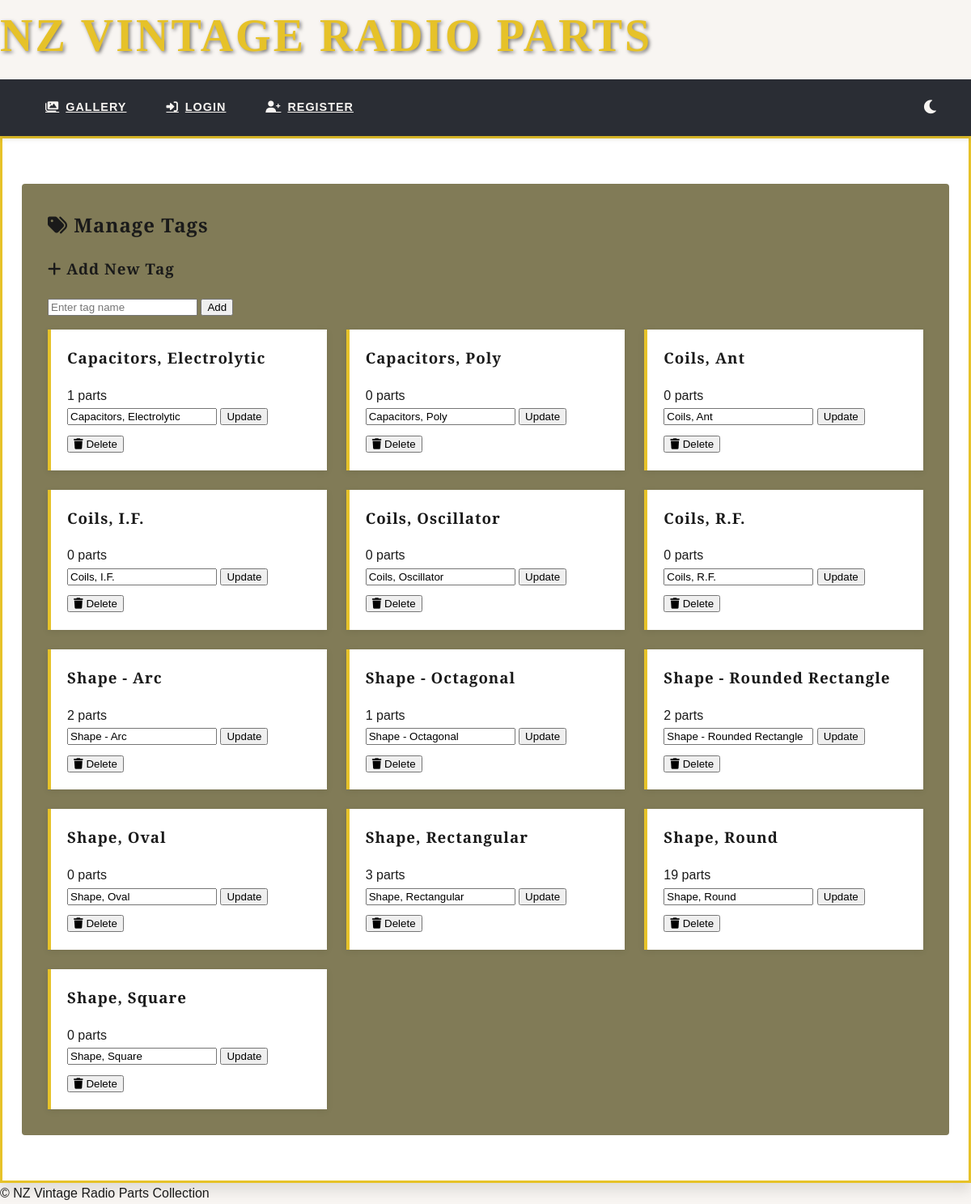
/tags/manage, run on the app's committed database.
### app/models.py (models this page shows, shortened)
class Tag(db.Model):
    __tablename__ = 'Tag'
    id = db.Column(db.Integer, primary_key=True, autoincrement=True)
    name = db.Column(db.String(100), nullable=False, unique=True)
    description = db.Column(db.String(255))
    slug = db.Column(db.String(100), nullable=False, unique=True, index=True)
    parts = db.relationship('Part', secondary=part_tags, back_populates='tags')

### app/blueprints/tags.py (the view)
@bp.route('/manage')
def manage_tags():
    tags = Tag.query.order_by(Tag.name).all()
    return render_template('manage_tags.html', tags=tags)

### app/templates/manage_tags.html (shortened to what this page needs)
{% extends 'layout.html' %}
{% block content %}
<div class="art-deco-card">
    <div class="tag-manager">
        <h2><i class="fas fa-tags"></i> Manage Tags</h2>
        <div class="add-tag-form">
            <h3><i class="fas fa-plus"></i> Add New Tag</h3>
            <form method="POST" action="{{ url_for('tags.add_tag') }}" class="tag-form">
                <input type="text" name="name" placeholder="Enter tag name" required>
                <button type="submit">Add</button>
            </form>
        </div>
        <div class="tag-list">
            {% for tag in tags %}
            <div class="tag-item">
                <div class="tag-header">
                    <h3 class="tag-name">{{ tag.name }}</h3>
                    <span class="tag-count">{{ tag.parts|length }} parts</span>
                </div>
                <form method="POST" action="{{ url_for('tags.edit_tag', tag_id=tag.id) }}" class="tag-form">
                    <input type="text" name="name" value="{{ tag.name }}" required>
                    <button type="submit">Update</button>
                </form>
                <form method="POST" action="{{ url_for('tags.delete_tag', tag_id=tag.id) }}" class="tag-form" style="margin-top: 0.5rem;">
                    <button type="submit" class="delete-btn">
                        <i class="fas fa-trash"></i> Delete
                    </button>
                </form>
            </div>
            {% else %}
            <div class="empty-state">
                <i class="fas fa-tags vintage-icon-large"></i>
                <h3>No Tags Yet</h3>
                <p>Add your first tag using the form above</p>
            </div>
            {% endfor %}
        </div>
    </div>
</div>
{% endblock %}

### app/static/css/style.css (style rules this page uses)
:root { --primary: #e6c229; --secondary: #2a2d34; --sorta-dark: #817b57; --accent: #927d0a; --light: #f8f5f2; --semi-light: #cdc9c6; --dark: #1a1a1a; --success: #4caf50; --warning: #ff9800; --error: #f44336; --bg-color: var(--light); --text-color: var(--dark); --card-bg: white; --nav-bg: var(--secondary); --nav-text: var(--light); --shadow-sm: 0 1px 3px rgba(0, 0, 0, 0.12); --shadow-md: 0 4px 6px rgba(0, 0, 0, 0.1); --shadow-lg: 0 10px 15px rgba(0, 0, 0, 0.1); --shadow-xl: 0 20px 25px rgba(0, 0, 0, 0.1); --shadow-primary: 0 4px 12px rgba(230, 194, 41, 0.2); --font-main: 'Federo', sans-serif; --font-display: 'Playfair Display', serif; --radio-dial: linear-gradient(135deg, transparent 50%, var(--primary) 50%); }
body { font-family: var(--font-main); background: var(--bg-color); color: var(--text-color); line-height: 1.6; margin: 0; position: relative; transition: background-color 0.3s ease, color 0.3s ease; }
body::before { content: ""; position: fixed; top: 0; left: 0; right: 0; height: 8px; z-index: 100; }
h1, h2, h3, h4 { font-family: var(--font-display); margin-top: 0; letter-spacing: 1px; color: var(--text-color); }
.art-deco-card { background: var(--card-bg); border-radius: 0; box-shadow: var(--shadow-lg); padding: 1.5rem; border: 3px solid var(--primary); position: relative; overflow: hidden; transition: transform 0.3s cubic-bezier(0.25, 0.46, 0.45, 0.94), box-shadow 0.3s cubic-bezier(0.25, 0.46, 0.45, 0.94); }
.art-deco-card::after { display: none !important; }
.tag-list { display: flex; flex-wrap: wrap; gap: 0.5rem; margin-top: 1rem; }
.tag-manager { background: var(--sorta-dark); padding: 2rem; margin: 2rem 0; border-radius: 4px; }
.tag-list { display: grid; grid-template-columns: repeat(auto-fill, minmax(280px, 1fr)); gap: 1.5rem; }
.tag-item { background: var(--card-bg); padding: 1.25rem; border-left: 4px solid var(--primary); box-shadow: 0 2px 8px rgba(0, 0, 0, 0.08); transition: all 0.25s ease; }

### data on the page
Tag: name "Capacitors, Electrolytic", parts|length "1"
Tag: name "Capacitors, Poly", parts|length "0"
Tag: name "Coils, Ant", parts|length "0"
Tag: name "Coils, I.F.", parts|length "0"
Tag: name "Coils, Oscillator", parts|length "0"
Tag: name "Coils, R.F.", parts|length "0"
Tag: name "Shape - Arc", parts|length "2"
Tag: name "Shape - Octagonal", parts|length "1"
Tag: name "Shape - Rounded Rectangle", parts|length "2"
Tag: name "Shape, Oval", parts|length "0"
Tag: name "Shape, Rectangular", parts|length "3"
Tag: name "Shape, Round", parts|length "19"
Tag: name "Shape, Square", parts|length "0"
